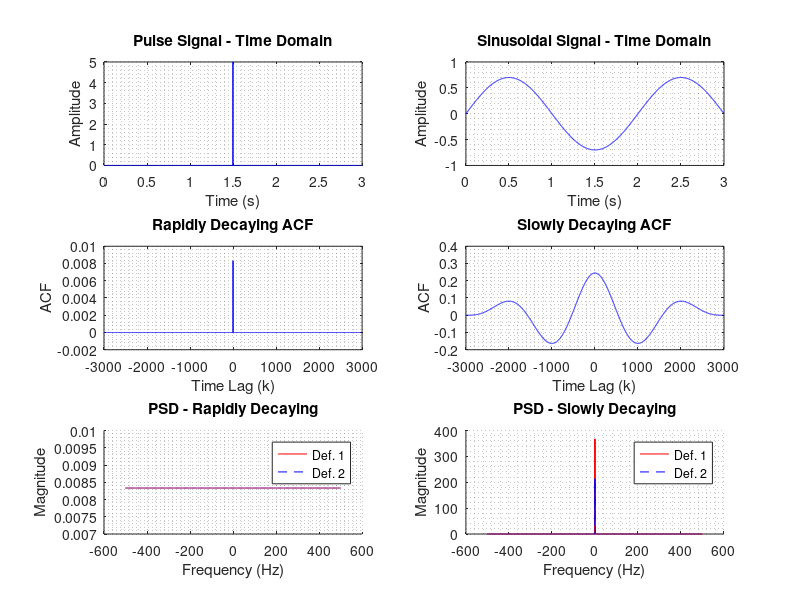

Write MATLAB code to recreate this figure.
%% --- 1. CLASSICAL AND MODERN SPECTRUM ESTIMATION --- %%

%% 
%close all;
clear all;
clc;

%% Initialization and Processing

fs = 1000;
T = 1/fs;
sig_len = 3000;
t = (0:sig_len-1)*T;

% Pulse signal creation
pulse_sig = zeros(size(t));
pulse_sig(1500) = 5;

% Sinusoidal signal creation
sinusoidal_sig = 0.7 * sin(2*pi*0.5*t);

% Autocovariance calculation for both signals
ACF_pulse = xcorr(pulse_sig, 'biased');
ACF_sinusoid = xcorr(sinusoidal_sig, 'biased');

% PSD calculation using both definitions
pulse_def1 = abs(fftshift(fft(ACF_pulse)));
sinusoid_def1 = abs(fftshift(fft(ACF_sinusoid)));
pulse_def2 = (abs(fftshift(fft(pulse_sig))).^2)/sig_len;
sinusoid_def2 = (abs(fftshift(fft(sinusoidal_sig))).^2)/sig_len;

% Frequency vectors for plotting
f1 = -fs/2:fs/length(ACF_pulse):fs/2 - fs/length(ACF_pulse);
f2 = -fs/2:fs/length(pulse_def2):fs/2 - fs/length(pulse_def2);

%% Plotting

subplot(3, 2, 1);
plot(t, pulse_sig,'b');
grid minor;
xlabel('Time (s)');
ylabel('Amplitude');
title('Pulse Signal - Time Domain');

subplot(3, 2, 3);
plot([-sig_len+1:sig_len-1], ACF_pulse, 'b');
grid minor;
xlabel('Time Lag (k)');
ylabel('ACF');
title('Rapidly Decaying ACF');

subplot(3, 2, 5);
hold on;
plot(f1, pulse_def1, 'r');
plot(f2, pulse_def2, '--b');
grid minor;
xlabel('Frequency (Hz)');
ylabel('Magnitude');
title('PSD - Rapidly Decaying');
legend('Def. 1', 'Def. 2');
ylim([0.007,0.01])
hold off;

subplot(3, 2, 2);
plot(t,sinusoidal_sig,'b');
grid minor;
xlabel('Time (s)');
ylabel('Amplitude');
title('Sinusoidal Signal - Time Domain');

subplot(3, 2, 4);
plot([-sig_len+1:sig_len-1], ACF_sinusoid,'b');
grid minor;
xlabel('Time Lag (k)');
ylabel('ACF');
title('Slowly Decaying ACF');

subplot(3, 2, 6);
hold on;
plot(f1, sinusoid_def1, 'r');
plot(f2, sinusoid_def2, '--b');
grid minor;
xlabel('Frequency (Hz)');
ylabel('Magnitude');
title('PSD - Slowly Decaying')
legend('Def. 1', 'Def. 2');
hold off;